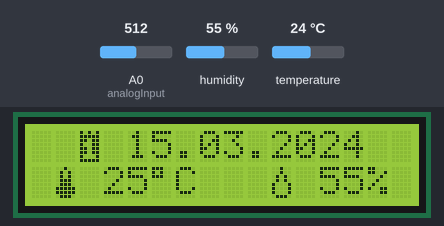
A sketch run on a simulated Arduino Uno, built with avr-gcc and run on an emulated ATmega328P. On the bench: 16×2 character LCD. The inputs (shaded band) are chosen by the test bench; at power-on: humidity 55 %, A0 (analogInput) = 512, temperature 24 °C. The local clock reads 2024-03-15 10:24:30 at power-on unless the sketch sets it; what the sketch prints to the serial monitor is not drawn.

Above: at 1.2 s.
1.3 s: humidity set to 22 %
At 12.9 s:
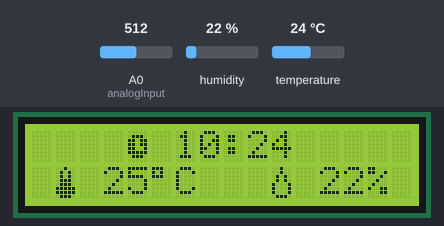
13.7 s: A0 (analogInput) set to 900
At 17.6 s:
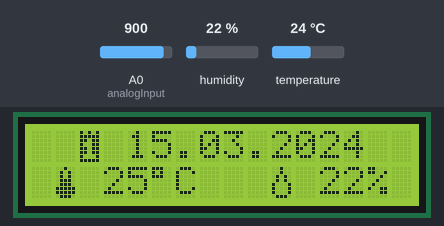
21.8 s: temperature set to 12 °C
At 25.3 s:
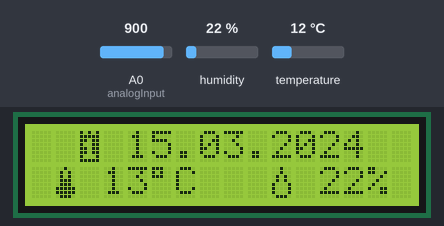
30.0 s: A0 (analogInput) set to 1023
At 37.4 s:
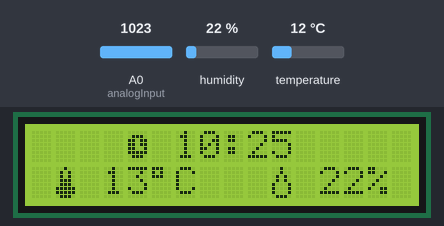
38.1 s: humidity set to 40 %
At 42.1 s:
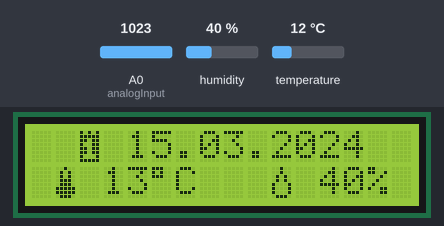
46.2 s: temperature set to 19 °C
At 49.9 s:
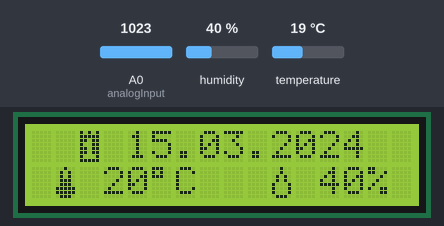
Timing chart, 0 to 51.4 s (numbered marks = the images above; inputs shaded):
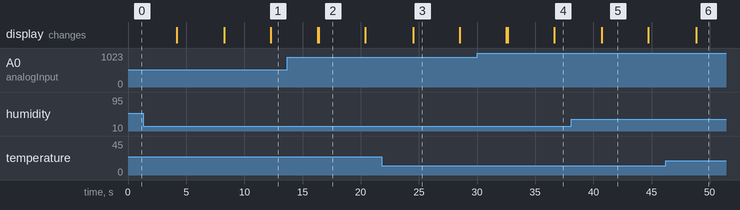

The sketch:

Arduino_Uno_Weather_Station_with_DHT11_and_DS3231.ino
```cpp
//Made By: Chris Minheere
//16-07-2018
//Arduino Uno Weather Station with DHT11 and DS3231

#include "DHT.h"
#include <DS3231.h>
#include <LiquidCrystal.h>
#define DHTPIN 9
#define DHTTYPE DHT11
DHT dht(DHTPIN, DHTTYPE);
LiquidCrystal lcd(12, 11, 5, 4, 3, 2);
DS3231  rtc(SDA, SCL);

int analogInput = 0;
float vout = 0.0;
float vin = 0.0;
float R1 = 10000.0; // resistance of R1 (10K)
float R2 = 10000.0; // resistance of R2 (10K)
int value = 0;

byte termometru[8] = //icon for termometer
{
    B00100,
    B01010,
    B01010,
    B01110,
    B01110,
    B11111,
    B11111,
    B01110
};

byte picatura[8] = //icon for water droplet
{
    B00100,
    B00100,
    B01010,
    B01010,
    B10001,
    B10001,
    B10001,
    B01110,
};

byte datum[8] = //icon for water droplet
{
    B10101,
    B11111,
    B11011,
    B10011,
    B11011,
    B11011,
    B10001,
    B11111,
};

byte klok[8] =
{
    B00000,
    B01110,
    B11011,
    B11011,
    B11001,
    B11111,
    B01110,
    B00000,
};

byte batterij_00[8] =
{
    B00110,
    B01111,
    B01001,
    B01001,
    B01001,
    B01001,
    B01001,
    B01111,
};

byte batterij_20[8] =
{
    B00110,
    B01111,
    B01001,
    B01001,
    B01001,
    B01001,
    B01111,
    B01111,
};

byte batterij_40[8] =
{
    B00110,
    B01111,
    B01001,
    B01001,
    B01001,
    B01111,
    B01111,
    B01111,
};

byte batterij_60[8] =
{
    B00110,
    B01111,
    B01001,
    B01001,
    B01111,
    B01111,
    B01111,
    B01111,
};

byte batterij_80[8] =
{
    B00110,
    B01111,
    B01001,
    B01111,
    B01111,
    B01111,
    B01111,
    B01111,
};

byte batterij_100[8] =
{
    B00110,
    B01111,
    B01111,
    B01111,
    B01111,
    B01111,
    B01111,
    B01111,
};

byte stekker[8] =
{
    B01010,
    B01010,
    B11111,
    B11111,
    B11111,
    B01110,
    B00100,
    B00100,
};


void setup() {

  pinMode(analogInput, INPUT);

  Serial.begin(9600);
  lcd.begin(16, 2);
  dht.begin();
  lcd.createChar(1,termometru);
  lcd.createChar(2,picatura);
  lcd.createChar(3,klok);
  lcd.createChar(4,datum);
  lcd.createChar(5,stekker);

  rtc.begin();
}


void loop() {


   value = analogRead(analogInput);
   vout = (value * 5.0) / 1024.0;
   vin = vout / (R2/(R1+R2));
   if (vin<0.09) {
      vin=0.0;
  }

  //Serial.println(vin);
  float meting = vin;
  if(meting > 4.0){
    if(meting >= 9.0){
      lcd.createChar(5, batterij_100);
    }
    if(meting < 9.0 && meting >= 8.5){
      lcd.createChar(5, batterij_80);
    }
    if(meting < 8.5 && meting >= 8.0){
      lcd.createChar(5, batterij_60);
    }
    if(meting < 8.0 && meting >= 7.5){
      lcd.createChar(5, batterij_40);
    }
    if(meting < 7.5 && meting >= 7.0){
      lcd.createChar(5, batterij_20);
    }
    if(meting < 7.0){
      lcd.createChar(5, batterij_00);
    }
  }
  lcd.setCursor(15,0);
  //lcd.write(5);

  float h = dht.readHumidity();
  float t = dht.readTemperature();
  if (isnan(t) || isnan(h)) {
    Serial.println("Failed to read from DHT");
    }
  else {
  lcd.setCursor(1, 1);
  lcd.write(1);
  lcd.setCursor(3, 1);
  //correctie op sensorwaarde +1
    Serial.println("<Meting>");
     Serial.print("<Temperatuur__c>");
  Serial.print((int)t+1);
  Serial.print("</Temperatuur__c>");
  lcd.print((int)t+1);
  lcd.setCursor(5, 1);
  lcd.print((char)223);
  Serial.print(" ");
  Serial.println("");
  lcd.print("C");
  lcd.print("");
  lcd.setCursor(10, 1);
  lcd.write(2);
  lcd.setCursor(12, 1);
  Serial.print("<Luchtvochtigheid__c>");
  Serial.print((int)h);
  Serial.print("</Luchtvochtigheid__c>");
  Serial.println(" ");
  lcd.print((int)h);
  lcd.print("%");

 }
  lcd.setCursor(1,0);

  lcd.print(" ");
  lcd.write(4);
  lcd.print(" ");
  Serial.print("<Datum__c>");
  Serial.print(rtc.getDateStr());
   Serial.print("_");

  lcd.print(rtc.getDateStr());
  lcd.print("");
   String sTime = rtc.getTimeStr();
  sTime = sTime.substring(0,5);
  Serial.print(sTime);
  Serial.println("</Datum__c>");
  Serial.println("</Meting>");

  delay (4000);

  lcd.setCursor(1,0);
  lcd.print("   ");
  lcd.write(3);
  lcd.print(" ");
  sTime = sTime.substring(0,5);
  lcd.print(sTime);
  lcd.print("   ");
  delay (4000);


}
```

Measured:
- after the input at 1.3 s, the display: first differs from a run without the input after 7.0 s (image 1 shows a later state)
- after the input at 21.8 s, the display: changes after 2.7 s (image 3)
- after the input at 38.1 s, the display: changes after 2.6 s (image 5)
- after the input at 46.2 s, the display: changes after 2.6 s (image 6)
- what the display in image 2 shows lasts 4.0 s, from 16.4 s to 20.4 s
